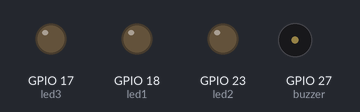
Simulated run of this program. Board: Raspberry Pi (BCM pin numbers). Parts: output pins drawn as LEDs (lit = HIGH), buzzer (waves = sounding, pin HIGH).

Above: at 0.1 s.
At 1.1 s:
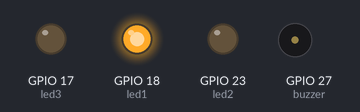
At 62.1 s:
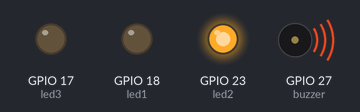
At 72.1 s:
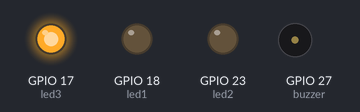
Timing chart, 0 to 73.6 s (numbered marks = the images above):
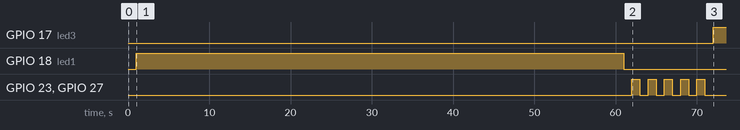

The program:

ep1.py
```python
import RPi.GPIO as GPIO
from time import sleep

GPIO.setmode(GPIO.BCM)
GPIO.setwarnings(False)

led1 = 18
led2 = 23
led3 = 17
buzzer = 27
GPIO.setup(led1, GPIO.OUT)
GPIO.setup(led2, GPIO.OUT)
GPIO.setup(led3, GPIO.OUT)
GPIO.setup(buzzer, GPIO.OUT)

def ledOff():
    GPIO.output(led1, False)
    GPIO.output(led2, False)
    GPIO.output(led3, False)
    GPIO.output(buzzer, False)
    sleep(1)

def led1_On():
    GPIO.output(led1, True)
    GPIO.output(led2, False)
    GPIO.output(led3, False)
    GPIO.output(buzzer, False)
    sleep(60)

def led2_Five():
    for i in range(0, 5):
        ledOff()
        GPIO.output(led1, False)
        GPIO.output(led2, True)
        GPIO.output(led3, False)
        GPIO.output(buzzer, True)
        sleep(1)

def led3_On():
    GPIO.output(led1, False)
    GPIO.output(led2, False)
    GPIO.output(led3, True)
    GPIO.output(buzzer, False)
    sleep(60)

def led2_Three():
    for i in range(0, 3):
        ledOff()
        GPIO.output(led1, False)
        GPIO.output(led2, True)
        GPIO.output(led3, False)
        GPIO.output(buzzer, True)
        sleep(1)

while True:
    ledOff()
    led1_On()
    led2_Five()
    ledOff()
    led3_On()
    led2_Three()

GPIO.cleanup()
```

Measured:
- by itself, GPIO 17 (led3): LOW → HIGH at 72.0 s
- by itself, GPIO 18 (led1): LOW → HIGH at 1.0 s, → LOW 60.0 s later
- by itself, GPIO 23 (led2), GPIO 27 (buzzer): LOW → HIGH at 62.0 s, → LOW 1.0 s later, → HIGH 1.0 s later, → LOW 1.0 s later, … (10 changes in this stretch)
